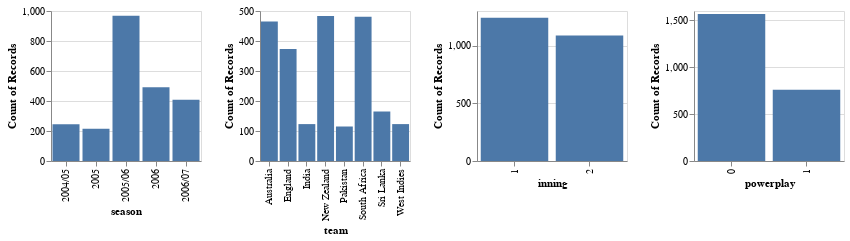

The code cell stored with this chart in its notebook:
### Code cell
season = vis_bar("season")
team = vis_bar("team")
inning = vis_bar("inning:N")
powerplay = vis_bar("powerplay:N")

alt.hconcat(season, team, inning, powerplay)

### Figure 1 — Vega-Lite specification as saved in the notebook (floating-point values rounded to 4 significant figures; data arrays with more than 128 entries replaced by an {"elided": "..."} marker saying what was removed)
{"config": {"view": {"continuousWidth": 300, "continuousHeight": 300}}, "hconcat": [{"mark": {"type": "bar"}, "encoding": {"x": {"field": "season", "type": "nominal"}, "y": {"aggregate": "count", "type": "quantitative"}}, "height": 150, "width": 150}, {"mark": {"type": "bar"}, "encoding": {"x": {"field": "team", "type": "nominal"}, "y": {"aggregate": "count", "type": "quantitative"}}, "height": 150, "width": 150}, {"mark": {"type": "bar"}, "encoding": {"x": {"field": "inning", "type": "nominal"}, "y": {"aggregate": "count", "type": "quantitative"}}, "height": 150, "width": 150}, {"mark": {"type": "bar"}, "encoding": {"x": {"field": "powerplay", "type": "nominal"}, "y": {"aggregate": "count", "type": "quantitative"}}, "height": 150, "width": 150}], "data": {"name": "data-f53324d30e7a43de0dce1a835cac08d3"}, "$schema": "https://vega.github.io/schema/vega-lite/v5.16.3.json", "datasets": {"data-f53324d30e7a43de0dce1a835cac08d3": {"elided": "2328 records"}}}
